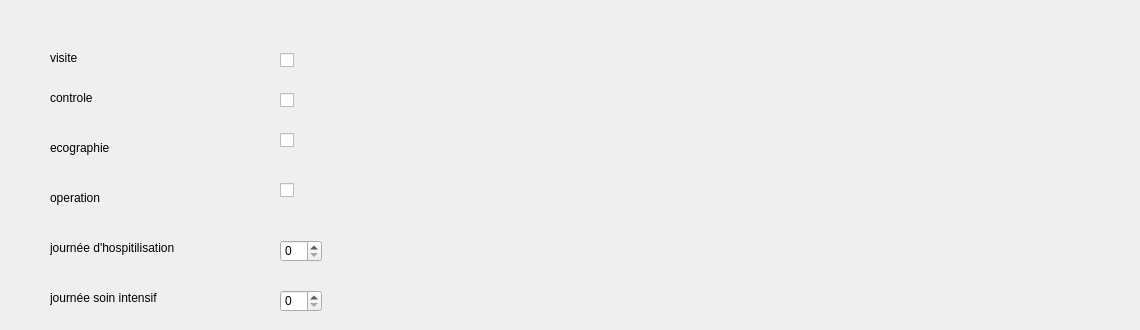
      <widget class="QWidget" name="tab_14">
       <attribute name="title">
        <string>cardiologue</string>
       </attribute>
       <widget class="QLabel" name="label_128">
        <property name="geometry">
         <rect>
          <x>50</x>
          <y>240</y>
          <width>55</width>
          <height>16</height>
         </rect>
        </property>
        <property name="text">
         <string/>
        </property>
       </widget>
       <widget class="QLabel" name="label_129">
        <property name="geometry">
         <rect>
          <x>50</x>
          <y>170</y>
          <width>55</width>
          <height>16</height>
         </rect>
        </property>
        <property name="text">
         <string/>
        </property>
       </widget>
       <widget class="QLabel" name="label_130">
        <property name="geometry">
         <rect>
          <x>50</x>
          <y>50</y>
          <width>55</width>
          <height>16</height>
         </rect>
        </property>
        <property name="text">
         <string>visite</string>
        </property>
       </widget>
       <widget class="QLabel" name="label_135">
        <property name="geometry">
         <rect>
          <x>50</x>
          <y>290</y>
          <width>321</width>
          <height>16</height>
         </rect>
        </property>
        <property name="text">
         <string>journée soin intensif</string>
        </property>
       </widget>
       <widget class="QLabel" name="label_136">
        <property name="geometry">
         <rect>
          <x>50</x>
          <y>190</y>
          <width>171</width>
          <height>16</height>
         </rect>
        </property>
        <property name="text">
         <string>operation</string>
        </property>
       </widget>
       <widget class="QLabel" name="label_137">
        <property name="geometry">
         <rect>
          <x>50</x>
          <y>140</y>
          <width>111</width>
          <height>16</height>
         </rect>
        </property>
        <property name="text">
         <string>ecographie</string>
        </property>
       </widget>
       <widget class="QLabel" name="label_138">
        <property name="geometry">
         <rect>
          <x>50</x>
          <y>240</y>
          <width>221</width>
          <height>16</height>
         </rect>
        </property>
        <property name="text">
         <string>journée d'hospitilisation</string>
        </property>
       </widget>
       <widget class="QLabel" name="label_139">
        <property name="geometry">
         <rect>
          <x>50</x>
          <y>90</y>
          <width>321</width>
          <height>16</height>
         </rect>
        </property>
        <property name="text">
         <string>controle</string>
        </property>
       </widget>
       <widget class="QCheckBox" name="cardio1_2">
        <property name="geometry">
         <rect>
          <x>280</x>
          <y>50</y>
          <width>81</width>
          <height>20</height>
         </rect>
        </property>
        <property name="text">
         <string/>
        </property>
       </widget>
       <widget class="QCheckBox" name="cardio2_2">
        <property name="geometry">
         <rect>
          <x>280</x>
          <y>90</y>
          <width>81</width>
          <height>20</height>
         </rect>
        </property>
        <property name="text">
         <string/>
        </property>
       </widget>
       <widget class="QCheckBox" name="cardio3_2">
        <property name="geometry">
         <rect>
          <x>280</x>
          <y>130</y>
          <width>81</width>
          <height>20</height>
         </rect>
        </property>
        <property name="text">
         <string/>
        </property>
       </widget>
       <widget class="QCheckBox" name="cardio4_2">
        <property name="geometry">
         <rect>
          <x>280</x>
          <y>180</y>
          <width>81</width>
          <height>20</height>
         </rect>
        </property>
        <property name="text">
         <string/>
        </property>
       </widget>
       <widget class="QSpinBox" name="cardio5_2">
        <property name="geometry">
         <rect>
          <x>280</x>
          <y>240</y>
          <width>42</width>
          <height>22</height>
         </rect>
        </property>
       </widget>
       <widget class="QSpinBox" name="cardio6_2">
        <property name="geometry">
         <rect>
          <x>280</x>
          <y>290</y>
          <width>42</width>
          <height>22</height>
         </rect>
        </property>
       </widget>
       <widget class="QLabel" name="label_140">
        <property name="geometry">
         <rect>
          <x>930</x>
          <y>150</y>
          <width>201</width>
          <height>171</height>
         </rect>
        </property>
        <property name="text">
         <string/>
        </property>
        <property name="pixmap">
         <pixmap>:/Downloads/facture.png</pixmap>
        </property>
        <property name="scaledContents">
         <bool>true</bool>
        </property>
       </widget>
      </widget>
